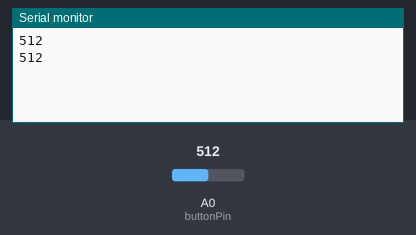
Simulated run of this sketch. Board: Arduino Uno, built with avr-gcc and run on an emulated ATmega328P. On the bench: the last lines printed to the serial monitor. The test bench sets the inputs (shaded band); at power-on: A0 (buttonPin) = 512.

Above: at 1.8 s.
1.9 s: A0 (buttonPin) set to 716
At 2.8 s:
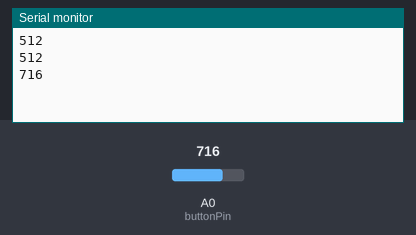
3.4 s: A0 (buttonPin) set to 900
At 4.6 s:
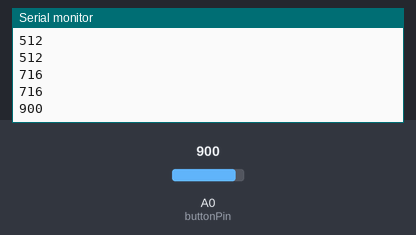
Timing chart, 0 to 6.4 s (numbered marks = the images above; inputs shaded):
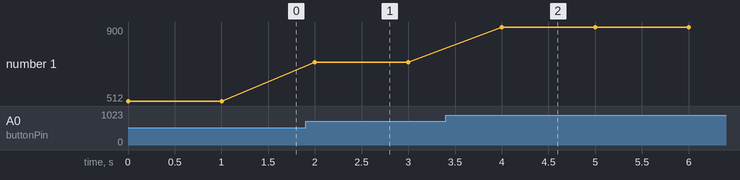

The sketch:

serialRecieveAnalog.ino
```cpp
int buttonPin = 0;

void setup() {
  // put your setup code here, to run once:
  pinMode(buttonPin,INPUT);
  Serial.begin(9600);
}

void loop() {
  // put your main code here, to run repeatedly:
  Serial.println(analogRead(buttonPin));
  delay(1000);
}
```

Measured:
- after the input at 1.9 s, the serial monitor: prints a new line after 0.10 s (image 1)
- after the input at 3.4 s, the serial monitor: prints a new line after 0.60 s (image 2)
- plotted number 1: 512 → 716 after the input at 1.9 s, 716 → 900 after the input at 3.4 s
